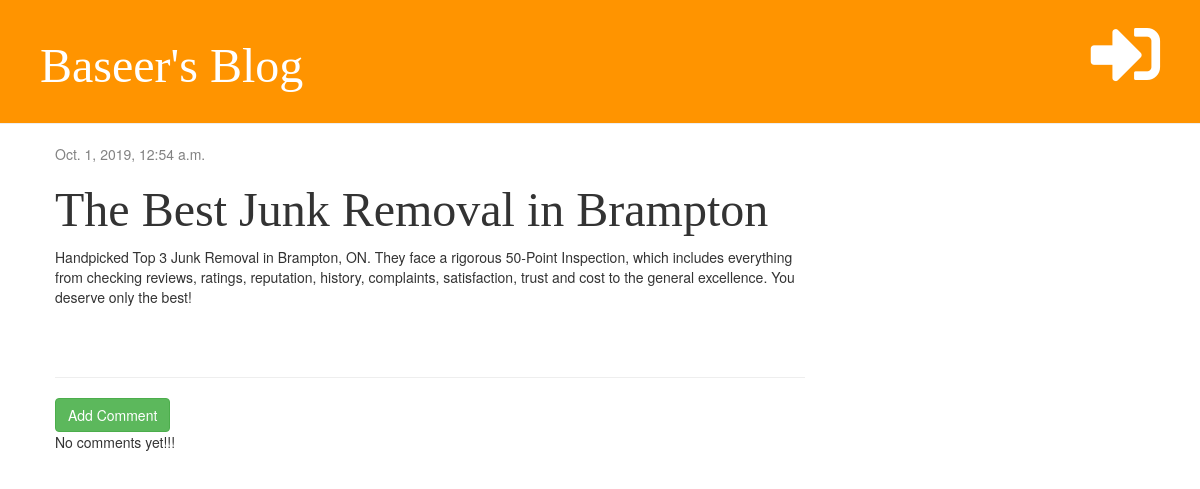
/post/7/, run on an earlier commit of the app's database.
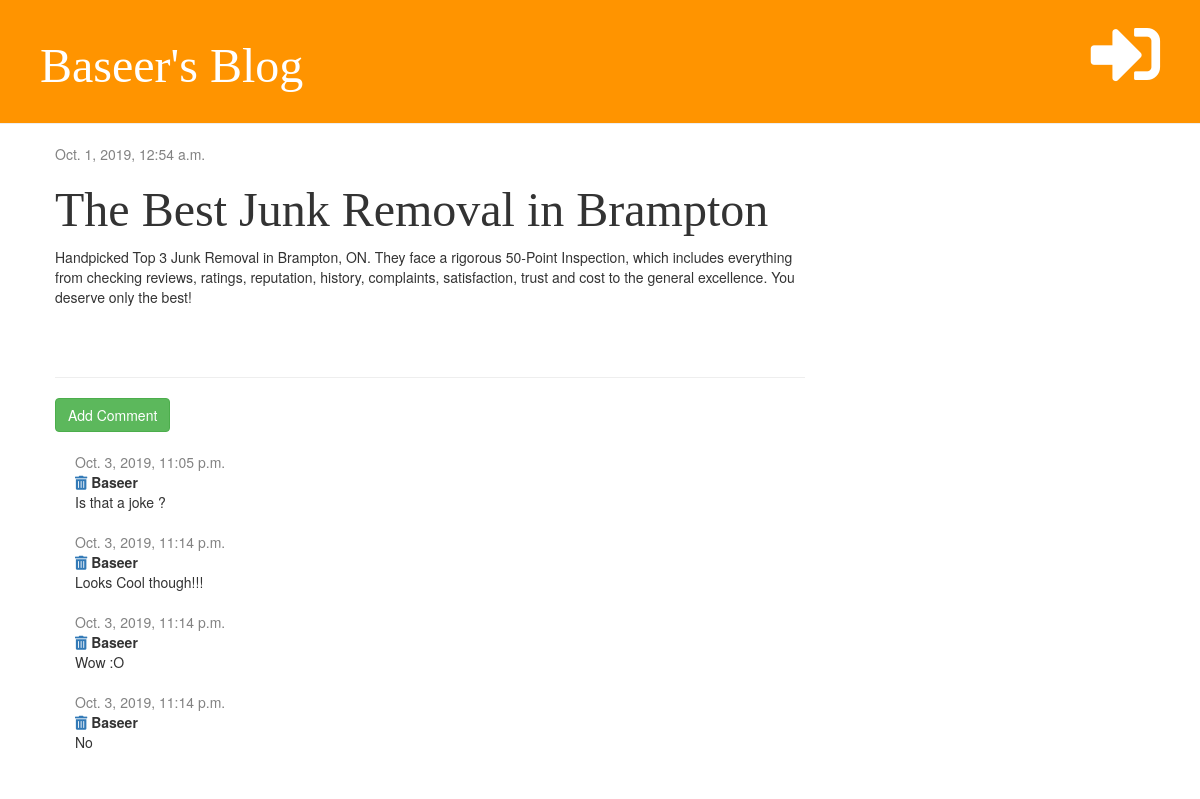
And on a later commit of the database.
### blog/models.py (models this page shows, shortened)
class Post(models.Model):
    author = models.ForeignKey('auth.User', on_delete=models.CASCADE)
    title = models.CharField(max_length=200)
    text = models.TextField()
    created_date = models.DateTimeField(default=timezone.now)
    published_date = models.DateTimeField(blank=True,null=True)
    def __str__(self):
        return self.title

class Comment(models.Model):
    post = models.ForeignKey('blog.Post', on_delete=models.CASCADE, related_name='comments')
    author = models.CharField(max_length=200)
    text = models.TextField()
    created_date = models.DateTimeField(default=timezone.now())

### blog/views.py (the view)
# urls.py: path('post/<int:postid>/', views.post_detail, name='post_detail'),
def post_detail(request, postid):
    post = get_object_or_404(Post, pk=postid)
    print(postid)
    print(post)
    print(post.title)
    return render(request, 'blog/post_detail.html', {'post': post})

### blog/templates/blog/post_detail.html (shortened to what this page needs)
{% extends 'blog/base.html' %}
{% block content %}
    <div class="post">
        {% if post.published_date %}
            <div class="date">
                {{ post.published_date }}
            </div>
        {% else %}
            <a href="{% url 'post_publish' pk=post.pk %}" class="btn btn-primary">Publish</a>
        {% endif %}
        <h1>{{ post.title }}</h1>
        <p> {{ post.text|linebreaksbr }}</p>
    </div>
    <hr>
    <a href="{% url 'add_comment' pk=post.pk %}" class="btn btn-success">Add Comment</a>
    {% for comment in post.comments.all %}
        <div class="comment">
            <div class="date">
                {{ comment.created_date }}
            </div>
            <a href="{% url 'remove_comment' pk=comment.pk %}"><i class="fas fa-trash-alt"></i></a>
            <strong>{{ comment.author }}</strong>
            <p>{{ comment.text }}</p>
        </div>
    {% empty %}
        <p>No comments yet!!!</p>
    {% endfor %}
{% endblock %}

### blog/templates/blog/base.html (shortened to what this page needs)
{% load staticfiles %}
<!DOCTYPE html>
<html lang="en">
<head>
    <link rel="stylesheet" href="https://maxcdn.bootstrapcdn.com/bootstrap/3.2.0/css/bootstrap.min.css">
    <link rel="stylesheet" href="{% static 'css/blog.css' %}">
    <link rel="stylesheet" href="https://cdnjs.cloudflare.com/ajax/libs/font-awesome/5.2.0/css/all.css">
</head>
<body>
<div class="page-header">
    {% if user.is_authenticated %}
        <a href="{% url 'logout' %}" class="top-menu">
           <i class="fas fa-sign-out-alt"></i>
        </a>
        <a href="{% url 'post_draft_list' %}" class="top-menu">
            <i class="fas fa-edit"></i>
        </a>
        <a href="{% url 'post_new' %}" class="top-menu">
            <i class="fas fa-plus"></i>
        </a>
        <p class="top-menu">Welcome {{ user.username }}</p>
    {% else %}
        <a href="{% url 'login' %}" class="top-menu">
            <i class="fas fa-sign-in-alt fa-2x"></i>
        </a>
    {% endif %}
    <h1><a href='{% url "post_list" %}'>Baseer's Blog</a></h1>
</div>
<div class="content container">
    <div class="row">
        <div class="col-md-8">
            {% block content %}
            {% endblock %}
        </div>
    </div>
</div>
</body>
</html>

### blog/static/css/blog.css (style rules this page uses)
.page-header { background-color: #ff9400; margin-top: 0px; padding: 20px 20px 20px 40px; }
.page-header h1, .page-header h1 a { color: #ffffff; font-size: 36pt; text-decoration: none; }
h1, h2, h3, h4 { font-family: 'Inconsolata', 'Droid Sans', serif; font-size: 48px; }
.content { margin-left: 40px; }
.date { color: #828282; }
.post { margin-bottom: 70px; }
.top-menu { color: #ffffff; float: right; font-size: 26pt; margin-right: 20px; }
.comment { margin: 20px 0px 20px 20px; }

What changed in the data, as far as the page shows it:
added Comment: created_date "Oct. 3, 2019, 11:05 p.m.", author "Baseer", text "Is that a joke ?"
added Comment: created_date "Oct. 3, 2019, 11:14 p.m.", author "Baseer", text "Looks Cool though!!!"
added Comment: created_date "Oct. 3, 2019, 11:14 p.m.", author "Baseer", text "Wow :O"
added Comment: created_date "Oct. 3, 2019, 11:14 p.m.", author "Baseer", text "No"
Also different on the page:
text no longer shown: "No comments yet!!!"
